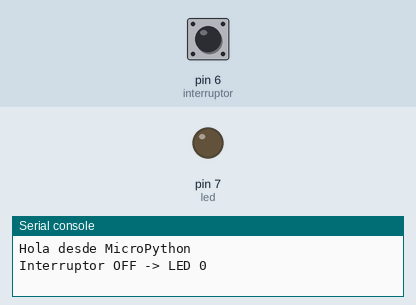
A program run on a simulated MicroPython board. Shown: output pins drawn as LEDs (lit = HIGH), the last lines printed to the serial console. The test bench sets the inputs (shaded band); at power-on: pin 6 (interruptor) HIGH.

Above: at 1.2 s.
1.3 s: pin 6 (interruptor) pulled LOW for 0.15 s
At 1.37 s:
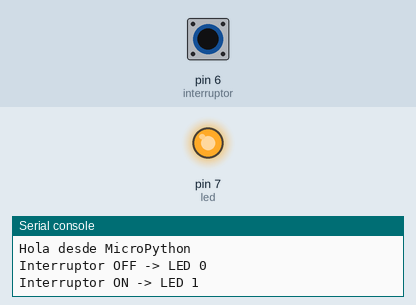
2.9 s: pin 6 (interruptor) pulled LOW for 3.2 s
At 7.4 s:
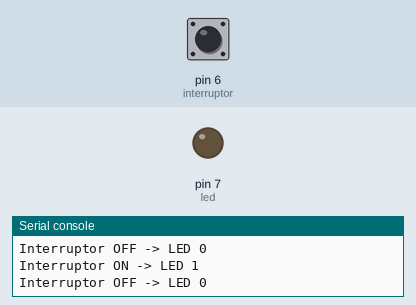
Timing chart, 0 to 8.9 s (numbered marks = the images above; inputs shaded):
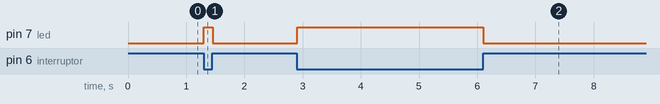

The program:

main.py
```python
# Placa alimentada por una Fuente regulable (pin 5V), no por USB.
# GPIO6 (interruptor, pull-up) -> GPIO7 (LED): el código prende el LED, como en
# cualquier circuito normal (a diferencia de la plantilla "circuito-continuo",
# donde el LED prende por corriente directa, sin pasar por el firmware).
import time
from machine import Pin

interruptor = Pin(6, Pin.IN, Pin.PULL_UP)
led = Pin(7, Pin.OUT)

print("Hola desde MicroPython")

ultimo = None
while True:
    encendido = interruptor.value() == 0
    led.value(1 if encendido else 0)
    if encendido != ultimo:
        print("Interruptor", "ON" if encendido else "OFF", "-> LED", 1 if encendido else 0)
        ultimo = encendido
    time.sleep_ms(50)
```

Measured:
- after the input at 1.3 s, pin 7 (led): LOW → HIGH at once, → LOW 0.15 s later
- after the input at 2.9 s, pin 7 (led): LOW → HIGH at once, → LOW 3.2 s later
